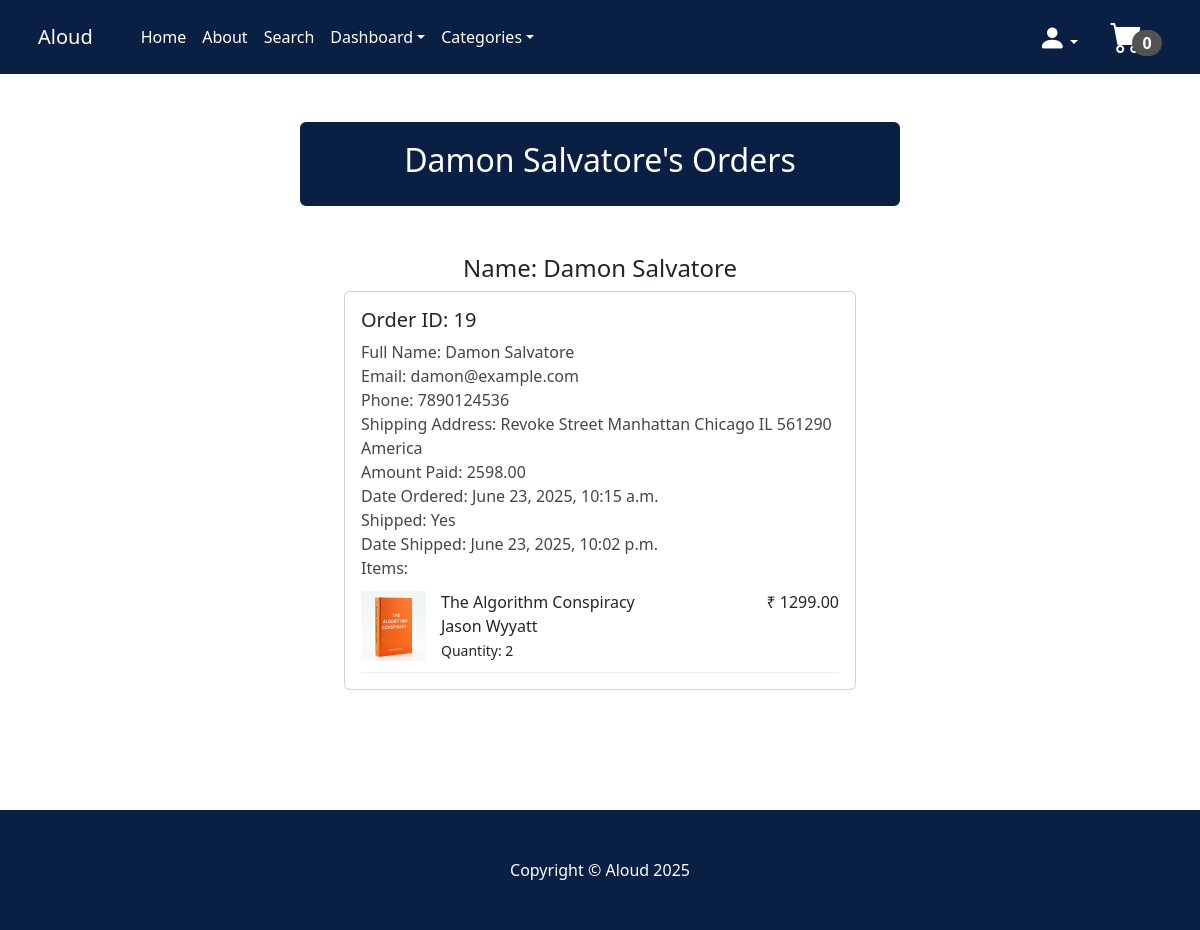
The page /customer_order_dash/damon@example.com/ (signed in) on the database as committed earlier.
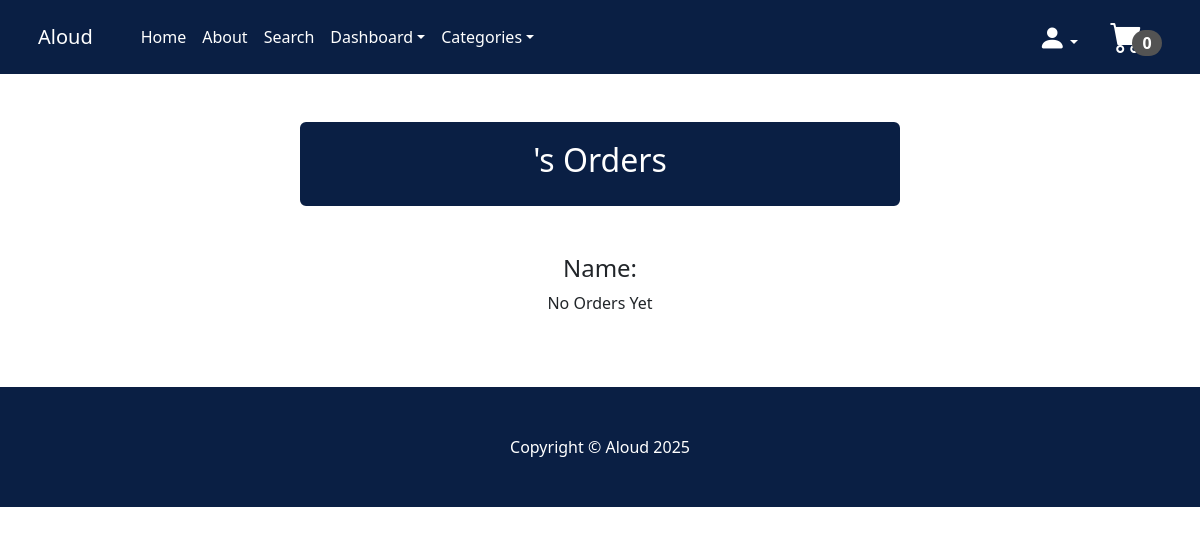
The same page on the database as committed later.
### payment/models.py (models this page shows, shortened)
class Order(models.Model):
    user = models.ForeignKey(User, on_delete=models.CASCADE, null=True, blank=True)
    full_name=models.CharField(max_length=300)
    email=models.EmailField(max_length=250)
    phone=models.CharField(max_length=20)
    shipping_address=models.TextField(max_length=10000)
    amount_paid=models.DecimalField(max_digits=10, decimal_places=2)
    date_ordered=models.DateTimeField(auto_now_add=True)
    shipped = models.BooleanField(default=False)
    date_shipped = models.DateTimeField(blank=True, null=True)

class OrderItem(models.Model):
    order = models.ForeignKey(Order, on_delete=models.CASCADE, null=True)
    product = models.ForeignKey(Product, on_delete=models.CASCADE, null=True)
    user = models.ForeignKey(User, on_delete=models.CASCADE, null=True, blank=True)
    quantity = models.PositiveBigIntegerField(default=1)
    price = models.DecimalField(max_digits=10, decimal_places=2)

### store/models.py (models this page shows, shortened)
class Product(models.Model):
    book_id = models.CharField(max_length=10)
    name = models.CharField(max_length=50)
    author = models.CharField(max_length=50)
    price = models.DecimalField(default=0, decimal_places=2, max_digits=9)
    category = models.ForeignKey(Category, on_delete=models.CASCADE, default=1)
    stock = models.IntegerField(null=True, blank=False, default=0)
    description = models.TextField(max_length=1000, default='', blank=True, null=True)
    image = models.ImageField(upload_to='uploads/product')
    is_sale = models.BooleanField(default=False)
    sale_price = models.DecimalField(default=0, decimal_places=2, max_digits=9)

### store/views.py (the view)
# urls.py: path('customer_order_dash/<str:email>/', views.customer_order_dash, name= 'customer_order_dash'),       #To view the details of the orders of all customers
def customer_order_dash(request, email):
    if request.user.is_authenticated and request.user.is_superuser:
        orders = Order.objects.filter(email=email)
        items = OrderItem.objects.filter(order__in=orders)
        return render(request, 'customer_order_dash.html', {'orders': orders, 'items': items})
    else:
        messages.success(request, 'Access denied to this page')
        return redirect('home')

### cart/cart.py (called while the page is built)
    def __len__(self):
        return sum(self.cart.values())

### cart/context_processors.py (called while the page is built)
def cart(request):
    return{'cart':Cart(request)}

### store/context_processors.py (called while the page is built)
def categories_processor(request):
    return {
        'categories': Category.objects.all()
    }

### store/models.py (called while the page is built)
    def __str__(self):
        return self.name

### store/templates/customer_order_dash.html (shortened to what this page needs)
{% extends 'base.html' %}
{% block content %}
    <div class="container">
        <div class="row">
            <center>
                <div class="col-12">
<br/><br/>
<div class="card" style= "width: 600px; border-width: 3px; border-color: #0a1f44;">
  <div class="card-body" style="background: #0a1f44;">
        <h2 style="color: white;">{{orders.0.full_name}}'s Orders</h2>
  </div>
</div>
<br/><br/>
<h4>Name: {{orders.0.full_name}}</h4>
{% if orders %}
{% for order in orders %}
<div class="card" style="width: 32rem;">
  <div class="card-body" style="text-align: left;">
      <h5>Order ID: <td>{{order.id}}</td></h5>
      <B style="color: rgb(71, 70, 70); font-weight: 400;">Full Name:</B> <B style="color: rgb(71, 70, 70); font-weight: 300;">{{order.full_name}}</B><br/>
      <B style="color: rgb(71, 70, 70); font-weight: 400;">Email:</B> <B style="color: rgb(71, 70, 70); font-weight: 300;">{{order.email}}</B><br/>
      <B style="color: rgb(71, 70, 70); font-weight: 400;">Phone:</B> <B style="color: rgb(71, 70, 70); font-weight: 300;">{{order.phone}}</B><br/>
      <B style="color: rgb(71, 70, 70); font-weight: 400;">Shipping Address:</B> <B style="color: rgb(71, 70, 70); font-weight: 300;">{{order.shipping_address}}</B><br/>
      <B style="color: rgb(71, 70, 70); font-weight: 400;">Amount Paid:</B> <B style="color: rgb(71, 70, 70); font-weight: 300;">{{order.amount_paid}}</B><br/>
      <B style="color: rgb(71, 70, 70); font-weight: 400;">Date Ordered:</B> <B style="color: rgb(71, 70, 70); font-weight: 300;">{{order.date_ordered}}</B><br/>
      <B style="color: rgb(71, 70, 70); font-weight: 400;">Shipped:</B>
      {% if order.shipped %}
      <B style="color: rgb(71, 70, 70); font-weight: 300;">Yes</B><br/>
      <B style="color: rgb(71, 70, 70); font-weight: 400;">Date Shipped:</B> <B style="color: rgb(71, 70, 70); font-weight: 300;">{{order.date_shipped}}</B><br/>
      {% else %}
      <B style="color: rgb(71, 70, 70); font-weight: 300;">No</B><br/>
      {% endif %}
            <B style="color: rgb(71, 70, 70); font-weight: 400;">Items:</B> <br/>
      {% for item in items %}
        <div class="item-container">
      <div class="item-image">
        <img src="{{ item.product.image.url }}" alt="{{ item.name }}">
      </div>
      <div class="item-details">
        <div class="item-left">
          <B style="font-weight: 500;">{{ item.product.name }}</B><br/>
          {{ item.product.author }}<br/>
              <small>Quantity: {{ item.quantity }}</small>
        </div>
        <div class="item-right">
            ₹ {{ item.price }}
        </div>
      </div>
    </div>
  {% endfor %}
  </div>
</div>
<br/>
{% endfor %}
{% else %}
No Orders Yet
{% endif %}
<br/><br/><br/><br/>
                </div>
            </center>
        </div>
    </div>
{% endblock %}

Rows that differ between the two databases and show on the page:
removed Order: full_name "Damon Salvatore", id "19", email "damon@example.com", phone "7890124536", shipping_address "Revoke Street Manhattan Chicago IL 561290 America", amount_paid "2598.00", date_ordered "June 23, 2025, 10:15 a.m.", date_shipped "June 23, 2025, 10:02 p.m."
removed OrderItem: product.image (picture), product.name "The Algorithm Conspiracy", product.author "Jason Wyyatt", quantity "2", price "1299.00"
Other text that changed with them:
text now shown: "No Orders Yet"
